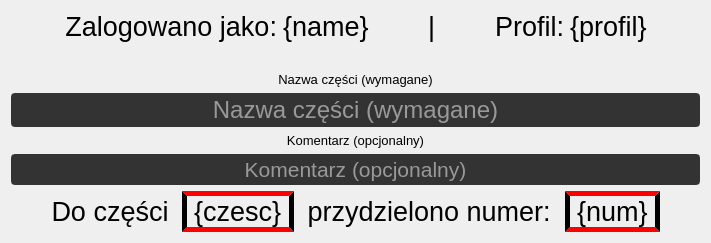
      <widget class="QWidget" name="page_main">
       <layout class="QVBoxLayout" name="verticalLayout_3">
        <item>
         <layout class="QVBoxLayout" name="verticalLayout">
          <item>
           <layout class="QHBoxLayout" name="horizontalLayout_3">
            <item>
             <spacer name="horizontalSpacer_3">
              <property name="orientation">
               <enum>Qt::Horizontal</enum>
              </property>
              <property name="sizeHint" stdset="0">
               <size>
                <width>40</width>
                <height>20</height>
               </size>
              </property>
             </spacer>
            </item>
            <item>
             <widget class="QLabel" name="label_3">
              <property name="font">
               <font>
                <family>Segoe UI</family>
                <pointsize>20</pointsize>
               </font>
              </property>
              <property name="text">
               <string>Zalogowano jako:</string>
              </property>
              <property name="alignment">
               <set>Qt::AlignRight|Qt::AlignTrailing|Qt::AlignVCenter</set>
              </property>
             </widget>
            </item>
            <item>
             <widget class="QLabel" name="label_4">
              <property name="font">
               <font>
                <family>Segoe UI</family>
                <pointsize>20</pointsize>
               </font>
              </property>
              <property name="text">
               <string>{name}</string>
              </property>
             </widget>
            </item>
            <item>
             <spacer name="horizontalSpacer_5">
              <property name="orientation">
               <enum>Qt::Horizontal</enum>
              </property>
              <property name="sizeHint" stdset="0">
               <size>
                <width>40</width>
                <height>20</height>
               </size>
              </property>
             </spacer>
            </item>
            <item>
             <widget class="QLabel" name="label_29">
              <property name="font">
               <font>
                <family>Segoe UI</family>
                <pointsize>20</pointsize>
               </font>
              </property>
              <property name="text">
               <string>|</string>
              </property>
             </widget>
            </item>
            <item>
             <spacer name="horizontalSpacer_6">
              <property name="orientation">
               <enum>Qt::Horizontal</enum>
              </property>
              <property name="sizeHint" stdset="0">
               <size>
                <width>40</width>
                <height>20</height>
               </size>
              </property>
             </spacer>
            </item>
            <item>
             <widget class="QLabel" name="label_27">
              <property name="font">
               <font>
                <family>Segoe UI</family>
                <pointsize>20</pointsize>
               </font>
              </property>
              <property name="text">
               <string>Profil:</string>
              </property>
              <property name="alignment">
               <set>Qt::AlignRight|Qt::AlignTrailing|Qt::AlignVCenter</set>
              </property>
             </widget>
            </item>
            <item>
             <widget class="QLabel" name="label_28">
              <property name="font">
               <font>
                <family>Segoe UI</family>
                <pointsize>20</pointsize>
               </font>
              </property>
              <property name="text">
               <string>{profil}</string>
              </property>
              <property name="alignment">
               <set>Qt::AlignLeading|Qt::AlignLeft|Qt::AlignVCenter</set>
              </property>
             </widget>
            </item>
            <item>
             <spacer name="horizontalSpacer_4">
              <property name="orientation">
               <enum>Qt::Horizontal</enum>
              </property>
              <property name="sizeHint" stdset="0">
               <size>
                <width>40</width>
                <height>20</height>
               </size>
              </property>
             </spacer>
            </item>
           </layout>
          </item>
          <item>
           <layout class="QHBoxLayout" name="horizontalLayout_4">
            <item>
             <widget class="QWidget" name="widget" native="true">
              <layout class="QGridLayout" name="gridLayout_2">
               <item row="0" column="0">
                <layout class="QGridLayout" name="gridLayout"/>
               </item>
              </layout>
             </widget>
            </item>
           </layout>
          </item>
         </layout>
        </item>
        <item>
         <layout class="QVBoxLayout" name="verticalLayout_10">
          <item>
           <widget class="QLabel" name="label_10">
            <property name="font">
             <font>
              <family>Segoe UI</family>
              <pointsize>10</pointsize>
             </font>
            </property>
            <property name="text">
             <string>Nazwa części (wymagane)</string>
            </property>
            <property name="alignment">
             <set>Qt::AlignCenter</set>
            </property>
           </widget>
          </item>
          <item>
           <widget class="QLineEdit" name="lineEdit_6">
            <property name="font">
             <font>
              <family>Segoe UI</family>
              <pointsize>18</pointsize>
             </font>
            </property>
            <property name="styleSheet">
             <string notr="true">QLineEdit {
	color:rgb(255,255,255);
	border:2px solid rgb(51,51,51);
	border-radius:4px;
	background:rgb(51,51,51);
}

QLineEdit:disabled {
	color:rgb(255,255,255);
	border:2px solid rgb(112,112,112);
	border-radius:4px;
	background:rgb(112,112,112);
}</string>
            </property>
            <property name="alignment">
             <set>Qt::AlignCenter</set>
            </property>
            <property name="placeholderText">
             <string>Nazwa części (wymagane)</string>
            </property>
           </widget>
          </item>
          <item>
           <widget class="QLabel" name="label_11">
            <property name="font">
             <font>
              <family>Segoe UI</family>
              <pointsize>10</pointsize>
             </font>
            </property>
            <property name="text">
             <string>Komentarz (opcjonalny)</string>
            </property>
            <property name="alignment">
             <set>Qt::AlignCenter</set>
            </property>
           </widget>
          </item>
          <item>
           <widget class="QLineEdit" name="lineEdit_7">
            <property name="font">
             <font>
              <family>Segoe UI</family>
              <pointsize>16</pointsize>
             </font>
            </property>
            <property name="styleSheet">
             <string notr="true">QLineEdit {
	color:rgb(255,255,255);
	border:2px solid rgb(51,51,51);
	border-radius:4px;
	background:rgb(51,51,51);
}

QLineEdit:disabled {
	color:rgb(255,255,255);
	border:2px solid rgb(112,112,112);
	border-radius:4px;
	background:rgb(112,112,112);
}</string>
            </property>
            <property name="alignment">
             <set>Qt::AlignCenter</set>
            </property>
            <property name="placeholderText">
             <string>Komentarz (opcjonalny)</string>
            </property>
           </widget>
          </item>
         </layout>
        </item>
        <item>
         <layout class="QHBoxLayout" name="horizontalLayout">
          <item>
           <spacer name="horizontalSpacer_2">
            <property name="orientation">
             <enum>Qt::Horizontal</enum>
            </property>
            <property name="sizeHint" stdset="0">
             <size>
              <width>40</width>
              <height>20</height>
             </size>
            </property>
           </spacer>
          </item>
          <item>
           <widget class="QLabel" name="label">
            <property name="enabled">
             <bool>true</bool>
            </property>
            <property name="font">
             <font>
              <family>Segoe UI</family>
              <pointsize>20</pointsize>
             </font>
            </property>
            <property name="text">
             <string>Do części </string>
            </property>
            <property name="alignment">
             <set>Qt::AlignRight|Qt::AlignTrailing|Qt::AlignVCenter</set>
            </property>
           </widget>
          </item>
          <item>
           <widget class="QLabel" name="label_30">
            <property name="font">
             <font>
              <family>Segoe UI</family>
              <pointsize>20</pointsize>
             </font>
            </property>
            <property name="styleSheet">
             <string notr="true">border:5px solid black;
border-bottom: 5px solid red;
border-top: 5px solid red;
</string>
            </property>
            <property name="text">
             <string>{czesc}</string>
            </property>
           </widget>
          </item>
          <item>
           <widget class="QLabel" name="label_31">
            <property name="font">
             <font>
              <family>Segoe UI</family>
              <pointsize>20</pointsize>
             </font>
            </property>
            <property name="text">
             <string> przydzielono numer: </string>
            </property>
           </widget>
          </item>
          <item>
           <widget class="QLabel" name="label_2">
            <property name="font">
             <font>
              <family>Segoe UI</family>
              <pointsize>20</pointsize>
             </font>
            </property>
            <property name="styleSheet">
             <string notr="true">border:5px solid black;
border-bottom: 5px solid red;
border-top: 5px solid red;
</string>
            </property>
            <property name="text">
             <string>{num}</string>
            </property>
           </widget>
          </item>
          <item>
           <spacer name="horizontalSpacer">
            <property name="orientation">
             <enum>Qt::Horizontal</enum>
            </property>
            <property name="sizeHint" stdset="0">
             <size>
              <width>40</width>
              <height>20</height>
             </size>
            </property>
           </spacer>
          </item>
         </layout>
        </item>
       </layout>
      </widget>
